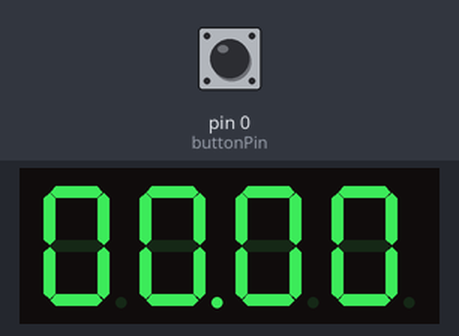
The sketch below on a simulated Arduino Uno, built with avr-gcc and run on an emulated ATmega328P. Shown: 4-digit seven-segment display. Wiring (inferred from the names in the program): 4-digit 7-segment display, segments lit when HIGH: segments pin 2, pin 3, pin 4, pin 5, pin 6, pin 7, pin 8, pin 9; digit selects pin 10, pin 11, pin 12, pin 13. The test bench sets the inputs (shaded band); at power-on: pin 0 (buttonPin) LOW. The segment pins are drawn as the display they are named for.

Above: at 1.2 s.
1.3 s: pin 0 (buttonPin) pulled HIGH for 0.15 s
At 2.8 s:
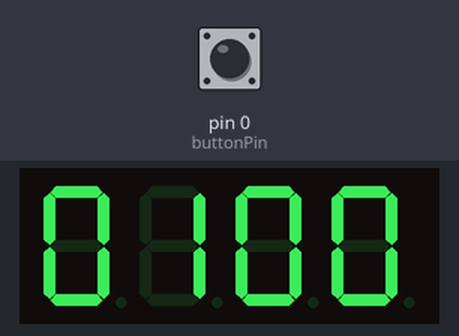
3.5 s: pin 0 (buttonPin) pulled HIGH for 1 s
At 5.8 s:
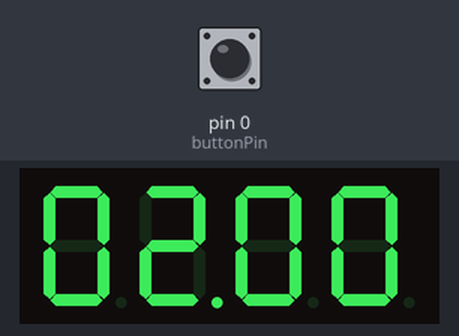
6.0 s: pin 0 (buttonPin) pulled HIGH for 0.15 s
At 7.5 s:
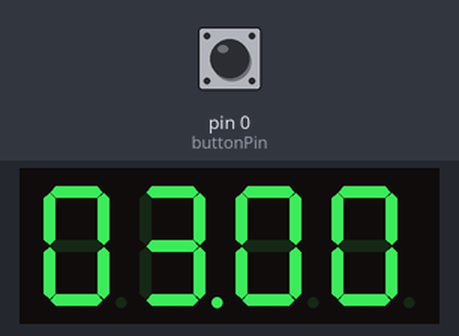
8.5 s: pin 0 (buttonPin) pulled HIGH for 1 s
At 9.8 s:
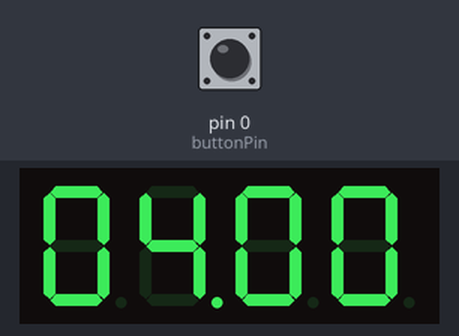
Timing chart, 0 to 11.5 s (numbered marks = the images above; inputs shaded):
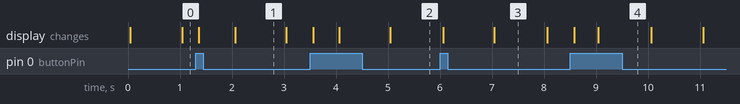

The sketch:

sketch_aug13a.ino
```cpp
int seg_a = 2;
int seg_b = 3;
int seg_c = 4;
int seg_d = 5;
int seg_e = 6;
int seg_f = 7;
int seg_g = 8;
int seg_h = 9;

#define COM1 10
#define COM2 11
#define COM3 12
#define COM4 13

int buttonPin = 0;
int hourNum = 0;
int minuteNum = 0;
int buttonOld = 1;
int buttonNew = 0;

unsigned char table[10][8] = {{0, 0, 1, 1, 1, 1, 1, 1},  // 0
                              {0, 0, 0, 0, 0, 1, 1, 0},  // 1
                              {0, 1, 0, 1, 1, 0, 1, 1},  // 2
                              {0, 1, 0, 0, 1, 1, 1, 1},  // 3
                              {0, 1, 1, 0, 0, 1, 1, 0},  // 4
                              {0, 1, 1, 0, 1, 1, 0, 1},  // 5
                              {0, 1, 1, 1, 1, 1, 0, 1},  // 6
                              {0, 0, 0, 0, 0, 1, 1, 1},  // 7
                              {0, 1, 1, 1, 1, 1, 1, 1},  // 8
                              {0, 1, 1, 0, 1, 1, 1, 1}}; // 9
void setup()
{
    // put your setup code here, to run once:
    // Serial.begin(9600);
    pinMode(seg_a, OUTPUT);
    pinMode(seg_b, OUTPUT);
    pinMode(seg_c, OUTPUT);
    pinMode(seg_d, OUTPUT);
    pinMode(seg_e, OUTPUT);
    pinMode(seg_f, OUTPUT);
    pinMode(seg_g, OUTPUT);
    pinMode(seg_h, OUTPUT);

    pinMode(COM1, OUTPUT);
    pinMode(COM2, OUTPUT);
    pinMode(COM3, OUTPUT);
    pinMode(COM4, OUTPUT);

    pinMode(buttonPin, INPUT);
}

void Display(unsigned char com, unsigned char num)
{
    digitalWrite(seg_a, LOW);
    digitalWrite(seg_b, LOW);
    digitalWrite(seg_c, LOW);
    digitalWrite(seg_d, LOW);
    digitalWrite(seg_e, LOW);
    digitalWrite(seg_f, LOW);
    digitalWrite(seg_g, LOW);
    digitalWrite(seg_h, LOW);

    switch (com) {
        case 1:
            digitalWrite(COM1, LOW);
            digitalWrite(COM2, HIGH);
            digitalWrite(COM3, HIGH);
            digitalWrite(COM4, HIGH);
            break;
        case 2:
            digitalWrite(COM1, HIGH);
            digitalWrite(COM2, LOW);
            digitalWrite(COM3, HIGH);
            digitalWrite(COM4, HIGH);
            break;
        case 3:
            digitalWrite(COM1, HIGH);
            digitalWrite(COM2, HIGH);
            digitalWrite(COM3, LOW);
            digitalWrite(COM4, HIGH);
            break;
        case 4:
            digitalWrite(COM1, HIGH);
            digitalWrite(COM2, HIGH);
            digitalWrite(COM3, HIGH);
            digitalWrite(COM4, LOW);
            break;
        default:
            break;
    }

    int i = num;
    digitalWrite(seg_a, table[i][7]);
    digitalWrite(seg_b, table[i][6]);
    digitalWrite(seg_c, table[i][5]);
    digitalWrite(seg_d, table[i][4]);
    digitalWrite(seg_e, table[i][3]);
    digitalWrite(seg_f, table[i][2]);
    digitalWrite(seg_g, table[i][1]);
    digitalWrite(seg_h, table[i][0]);
    if (com == 2) {
        // a blinking dot, millis() Returns the number of milliseconds passed since
        //  the Arduino board began running the current program
        digitalWrite(seg_h, millis() / 1000 % 2 ? HIGH : LOW);
    }
}

int scanButton()
{
    buttonNew = digitalRead(buttonPin);
    // Serial.println(millis());
    // button always HIGH, only LOW when push it.
    // only catch LOW to HIGH, means only catch release it.
    if (buttonOld == 0 && buttonNew == 1) {
        hourNum = hourNum + 100;
        if (hourNum > 2300) hourNum = 0;
    }
    buttonOld = buttonNew;
    minuteNum = millis() / 60000 % 60;
    // 59 min and 59 seconcds will plus one hour
    if (minuteNum == 59 && millis() / 1000 % 60 == 59) {
        delay(1000);
        hourNum = hourNum + 100;
        if (hourNum > 2300) hourNum = 0;
    }
    delay(5);
}

void loop()
{
    // put your main code here, to run repeatedly:
    Display(1, hourNum / 1000);
    delay(3);

    Display(2, hourNum % 1000 / 100);
    delay(3);

    Display(3, minuteNum % 100 / 10);
    delay(3);

    Display(4, minuteNum % 10);
    delay(3);

    scanButton();
}
```

Measured:
- after the input at 1.3 s, the display: first changes after 0.06 s (image 1 shows a later state)
- after the input at 3.5 s, the display: changes after 0.06 s (image 2)
- after the input at 6.0 s, the display: first changes after 0.06 s (image 3 shows a later state)
- after the input at 8.5 s, the display: first changes after 0.08 s (image 4 shows a later state)
